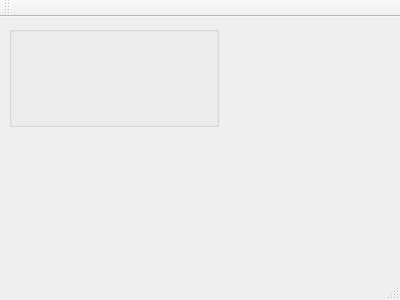
<?xml version="1.0" encoding="UTF-8"?>
<ui version="4.0">
 <class>MainWindow</class>
 <widget class="QMainWindow" name="MainWindow">
  <property name="geometry">
   <rect>
    <x>0</x>
    <y>0</y>
    <width>400</width>
    <height>300</height>
   </rect>
  </property>
  <property name="windowTitle">
   <string>MainWindow</string>
  </property>
  <widget class="QWidget" name="centralWidget">
   <widget class="QOWSPushButtons" name="groupBox">
    <property name="geometry">
     <rect>
      <x>9</x>
      <y>9</y>
      <width>210</width>
      <height>101</height>
     </rect>
    </property>
    <property name="palette">
     <palette>
      <active>
       <colorrole role="WindowText">
        <brush brushstyle="SolidPattern">
         <color alpha="255">
          <red>0</red>
          <green>0</green>
          <blue>0</blue>
         </color>
        </brush>
       </colorrole>
       <colorrole role="Button">
        <brush brushstyle="SolidPattern">
         <color alpha="255">
          <red>200</red>
          <green>197</green>
          <blue>191</blue>
         </color>
        </brush>
       </colorrole>
       <colorrole role="Midlight">
        <brush brushstyle="SolidPattern">
         <color alpha="255">
          <red>228</red>
          <green>229</green>
          <blue>233</blue>
         </color>
        </brush>
       </colorrole>
       <colorrole role="Dark">
        <brush brushstyle="SolidPattern">
         <color alpha="255">
          <red>200</red>
          <green>197</green>
          <blue>189</blue>
         </color>
        </brush>
       </colorrole>
       <colorrole role="Mid">
        <brush brushstyle="SolidPattern">
         <color alpha="255">
          <red>134</red>
          <green>136</green>
          <blue>141</blue>
         </color>
        </brush>
       </colorrole>
       <colorrole role="Text">
        <brush brushstyle="SolidPattern">
         <color alpha="255">
          <red>0</red>
          <green>0</green>
          <blue>0</blue>
         </color>
        </brush>
       </colorrole>
       <colorrole role="BrightText">
        <brush brushstyle="SolidPattern">
         <color alpha="255">
          <red>255</red>
          <green>255</green>
          <blue>255</blue>
         </color>
        </brush>
       </colorrole>
       <colorrole role="ButtonText">
        <brush brushstyle="SolidPattern">
         <color alpha="255">
          <red>0</red>
          <green>0</green>
          <blue>0</blue>
         </color>
        </brush>
       </colorrole>
       <colorrole role="Base">
        <brush brushstyle="SolidPattern">
         <color alpha="255">
          <red>255</red>
          <green>255</green>
          <blue>255</blue>
         </color>
        </brush>
       </colorrole>
       <colorrole role="Window">
        <brush brushstyle="SolidPattern">
         <color alpha="255">
          <red>201</red>
          <green>204</green>
          <blue>212</blue>
         </color>
        </brush>
       </colorrole>
       <colorrole role="Shadow">
        <brush brushstyle="SolidPattern">
         <color alpha="255">
          <red>100</red>
          <green>100</green>
          <blue>100</blue>
         </color>
        </brush>
       </colorrole>
       <colorrole role="AlternateBase">
        <brush brushstyle="SolidPattern">
         <color alpha="255">
          <red>228</red>
          <green>229</green>
          <blue>233</blue>
         </color>
        </brush>
       </colorrole>
       <colorrole role="ToolTipBase">
        <brush brushstyle="SolidPattern">
         <color alpha="255">
          <red>231</red>
          <green>231</green>
          <blue>231</blue>
         </color>
        </brush>
       </colorrole>
       <colorrole role="ToolTipText">
        <brush brushstyle="SolidPattern">
         <color alpha="255">
          <red>0</red>
          <green>0</green>
          <blue>0</blue>
         </color>
        </brush>
       </colorrole>
      </active>
      <inactive>
       <colorrole role="WindowText">
        <brush brushstyle="SolidPattern">
         <color alpha="255">
          <red>0</red>
          <green>0</green>
          <blue>0</blue>
         </color>
        </brush>
       </colorrole>
       <colorrole role="Button">
        <brush brushstyle="SolidPattern">
         <color alpha="255">
          <red>200</red>
          <green>197</green>
          <blue>191</blue>
         </color>
        </brush>
       </colorrole>
       <colorrole role="Midlight">
        <brush brushstyle="SolidPattern">
         <color alpha="255">
          <red>228</red>
          <green>229</green>
          <blue>233</blue>
         </color>
        </brush>
       </colorrole>
       <colorrole role="Dark">
        <brush brushstyle="SolidPattern">
         <color alpha="255">
          <red>200</red>
          <green>197</green>
          <blue>189</blue>
         </color>
        </brush>
       </colorrole>
       <colorrole role="Mid">
        <brush brushstyle="SolidPattern">
         <color alpha="255">
          <red>134</red>
          <green>136</green>
          <blue>141</blue>
         </color>
        </brush>
       </colorrole>
       <colorrole role="Text">
        <brush brushstyle="SolidPattern">
         <color alpha="255">
          <red>0</red>
          <green>0</green>
          <blue>0</blue>
         </color>
        </brush>
       </colorrole>
       <colorrole role="BrightText">
        <brush brushstyle="SolidPattern">
         <color alpha="255">
          <red>255</red>
          <green>255</green>
          <blue>255</blue>
         </color>
        </brush>
       </colorrole>
       <colorrole role="ButtonText">
        <brush brushstyle="SolidPattern">
         <color alpha="255">
          <red>0</red>
          <green>0</green>
          <blue>0</blue>
         </color>
        </brush>
       </colorrole>
       <colorrole role="Base">
        <brush brushstyle="SolidPattern">
         <color alpha="255">
          <red>255</red>
          <green>255</green>
          <blue>255</blue>
         </color>
        </brush>
       </colorrole>
       <colorrole role="Window">
        <brush brushstyle="SolidPattern">
         <color alpha="255">
          <red>201</red>
          <green>204</green>
          <blue>212</blue>
         </color>
        </brush>
       </colorrole>
       <colorrole role="Shadow">
        <brush brushstyle="SolidPattern">
         <color alpha="255">
          <red>100</red>
          <green>100</green>
          <blue>100</blue>
         </color>
        </brush>
       </colorrole>
       <colorrole role="AlternateBase">
        <brush brushstyle="SolidPattern">
         <color alpha="255">
          <red>228</red>
          <green>229</green>
          <blue>233</blue>
         </color>
        </brush>
       </colorrole>
       <colorrole role="ToolTipBase">
        <brush brushstyle="SolidPattern">
         <color alpha="255">
          <red>231</red>
          <green>231</green>
          <blue>231</blue>
         </color>
        </brush>
       </colorrole>
       <colorrole role="ToolTipText">
        <brush brushstyle="SolidPattern">
         <color alpha="255">
          <red>0</red>
          <green>0</green>
          <blue>0</blue>
         </color>
        </brush>
       </colorrole>
      </inactive>
      <disabled>
       <colorrole role="WindowText">
        <brush brushstyle="SolidPattern">
         <color alpha="255">
          <red>200</red>
          <green>197</green>
          <blue>189</blue>
         </color>
        </brush>
       </colorrole>
       <colorrole role="Button">
        <brush brushstyle="SolidPattern">
         <color alpha="255">
          <red>200</red>
          <green>197</green>
          <blue>191</blue>
         </color>
        </brush>
       </colorrole>
       <colorrole role="Midlight">
        <brush brushstyle="SolidPattern">
         <color alpha="255">
          <red>228</red>
          <green>229</green>
          <blue>233</blue>
         </color>
        </brush>
       </colorrole>
       <colorrole role="Dark">
        <brush brushstyle="SolidPattern">
         <color alpha="255">
          <red>200</red>
          <green>197</green>
          <blue>189</blue>
         </color>
        </brush>
       </colorrole>
       <colorrole role="Mid">
        <brush brushstyle="SolidPattern">
         <color alpha="255">
          <red>134</red>
          <green>136</green>
          <blue>141</blue>
         </color>
        </brush>
       </colorrole>
       <colorrole role="Text">
        <brush brushstyle="SolidPattern">
         <color alpha="255">
          <red>200</red>
          <green>197</green>
          <blue>189</blue>
         </color>
        </brush>
       </colorrole>
       <colorrole role="BrightText">
        <brush brushstyle="SolidPattern">
         <color alpha="255">
          <red>255</red>
          <green>255</green>
          <blue>255</blue>
         </color>
        </brush>
       </colorrole>
       <colorrole role="ButtonText">
        <brush brushstyle="SolidPattern">
         <color alpha="255">
          <red>200</red>
          <green>197</green>
          <blue>189</blue>
         </color>
        </brush>
       </colorrole>
       <colorrole role="Base">
        <brush brushstyle="SolidPattern">
         <color alpha="255">
          <red>201</red>
          <green>204</green>
          <blue>212</blue>
         </color>
        </brush>
       </colorrole>
       <colorrole role="Window">
        <brush brushstyle="SolidPattern">
         <color alpha="255">
          <red>201</red>
          <green>204</green>
          <blue>212</blue>
         </color>
        </brush>
       </colorrole>
       <colorrole role="Shadow">
        <brush brushstyle="SolidPattern">
         <color alpha="255">
          <red>100</red>
          <green>100</green>
          <blue>100</blue>
         </color>
        </brush>
       </colorrole>
       <colorrole role="AlternateBase">
        <brush brushstyle="SolidPattern">
         <color alpha="255">
          <red>228</red>
          <green>229</green>
          <blue>233</blue>
         </color>
        </brush>
       </colorrole>
       <colorrole role="ToolTipBase">
        <brush brushstyle="SolidPattern">
         <color alpha="255">
          <red>231</red>
          <green>231</green>
          <blue>231</blue>
         </color>
        </brush>
       </colorrole>
       <colorrole role="ToolTipText">
        <brush brushstyle="SolidPattern">
         <color alpha="255">
          <red>0</red>
          <green>0</green>
          <blue>0</blue>
         </color>
        </brush>
       </colorrole>
      </disabled>
     </palette>
    </property>
    <property name="font">
     <font>
      <family>DejaVu Sans</family>
      <pointsize>10</pointsize>
     </font>
    </property>
    <property name="title">
     <string/>
    </property>
   </widget>
  </widget>
  <widget class="QMenuBar" name="menuBar">
   <property name="geometry">
    <rect>
     <x>0</x>
     <y>0</y>
     <width>400</width>
     <height>24</height>
    </rect>
   </property>
  </widget>
  <widget class="QToolBar" name="mainToolBar">
   <attribute name="toolBarArea">
    <enum>TopToolBarArea</enum>
   </attribute>
   <attribute name="toolBarBreak">
    <bool>false</bool>
   </attribute>
  </widget>
  <widget class="QStatusBar" name="statusBar"/>
 </widget>
 <layoutdefault spacing="6" margin="11"/>
 <customwidgets>
  <customwidget>
   <class>QOWSPushButtons</class>
   <extends>QGroupBox</extends>
   <header>qowspushbuttons.h</header>
   <container>1</container>
  </customwidget>
 </customwidgets>
 <resources/>
 <connections/>
</ui>
